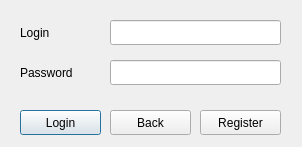
<?xml version="1.0" encoding="UTF-8"?>
<ui version="4.0">
 <class>auth</class>
 <widget class="QDialog" name="auth">
  <property name="geometry">
   <rect>
    <x>0</x>
    <y>0</y>
    <width>302</width>
    <height>147</height>
   </rect>
  </property>
  <property name="windowTitle">
   <string>Authorization</string>
  </property>
  <widget class="QLineEdit" name="login">
   <property name="geometry">
    <rect>
     <x>110</x>
     <y>20</y>
     <width>171</width>
     <height>25</height>
    </rect>
   </property>
  </widget>
  <widget class="QLineEdit" name="password">
   <property name="geometry">
    <rect>
     <x>110</x>
     <y>60</y>
     <width>171</width>
     <height>25</height>
    </rect>
   </property>
  </widget>
  <widget class="QLabel" name="label">
   <property name="geometry">
    <rect>
     <x>20</x>
     <y>20</y>
     <width>67</width>
     <height>25</height>
    </rect>
   </property>
   <property name="text">
    <string>Login</string>
   </property>
  </widget>
  <widget class="QLabel" name="label_2">
   <property name="geometry">
    <rect>
     <x>20</x>
     <y>60</y>
     <width>67</width>
     <height>25</height>
    </rect>
   </property>
   <property name="text">
    <string>Password</string>
   </property>
  </widget>
  <widget class="QPushButton" name="loginb">
   <property name="geometry">
    <rect>
     <x>20</x>
     <y>110</y>
     <width>81</width>
     <height>25</height>
    </rect>
   </property>
   <property name="text">
    <string>Login</string>
   </property>
  </widget>
  <widget class="QPushButton" name="back">
   <property name="geometry">
    <rect>
     <x>110</x>
     <y>110</y>
     <width>81</width>
     <height>25</height>
    </rect>
   </property>
   <property name="text">
    <string>Back</string>
   </property>
  </widget>
  <widget class="QPushButton" name="create">
   <property name="geometry">
    <rect>
     <x>200</x>
     <y>110</y>
     <width>81</width>
     <height>25</height>
    </rect>
   </property>
   <property name="text">
    <string>Register</string>
   </property>
  </widget>
 </widget>
 <resources/>
 <connections/>
</ui>
